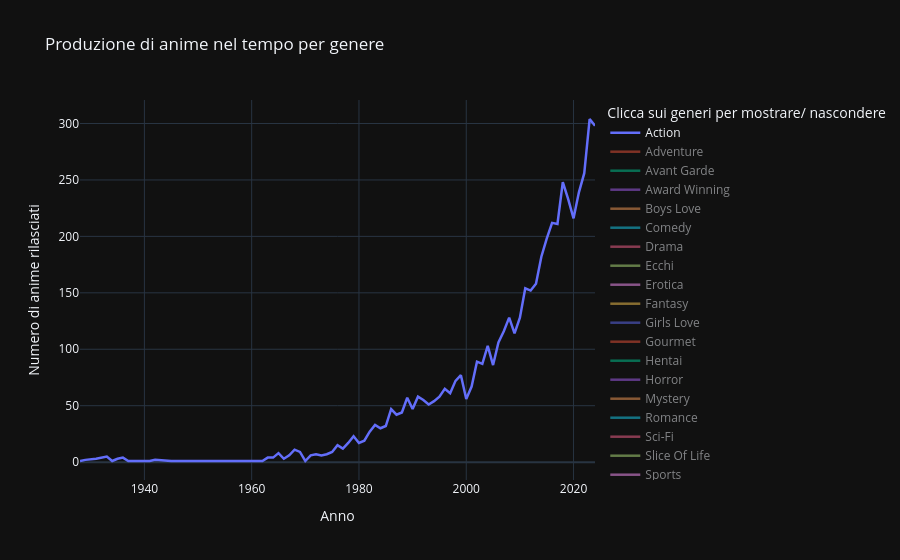

Write notebook code for a chart like this one.
### Markdown cell above
### Come sono cambiati i generi anime nel tempo?

### Code cell
df_gen_evol = df_details.copy()
df_gen_evol = df_gen_evol.dropna(subset=['year'])
df_gen_evol = df_gen_evol[(df_gen_evol['year'] >= 1917) & (df_gen_evol['year'] <= 2024)]
df_gen_evol = df_gen_evol.dropna(subset=['genres'])
df_gen_evol['genres'] = df_gen_evol['genres'].apply(utils.parse_genres)
df_gen_evol['genres'] = df_gen_evol['genres'].apply(lambda g: [gen.strip().title() for gen in g])

# explode generi
genres_df = df_gen_evol.explode('genres')
# conteggio per anno e genere
genre_year = (genres_df.groupby(['year', 'genres']).size() .reset_index(name='count'))
# grafico
fig = go.Figure()
for genre in sorted(genre_year['genres'].unique()):
    df_g = genre_year[genre_year['genres'] == genre]
    fig.add_trace(
        go.Scatter(
            x=df_g['year'],
            y=df_g['count'],
            mode='lines',
            name=genre,
            visible=True if genre == "Action" else "legendonly",
            line=dict(width=2.5)
        )
    )
fig.update_layout(
    title="Produzione di anime nel tempo per genere",
    xaxis_title="Anno",
    yaxis_title="Numero di anime rilasciati",
    template="plotly_dark",
    hovermode="x unified",
    legend_title="Clicca sui generi per mostrare/ nascondere"
)
fig.show()
